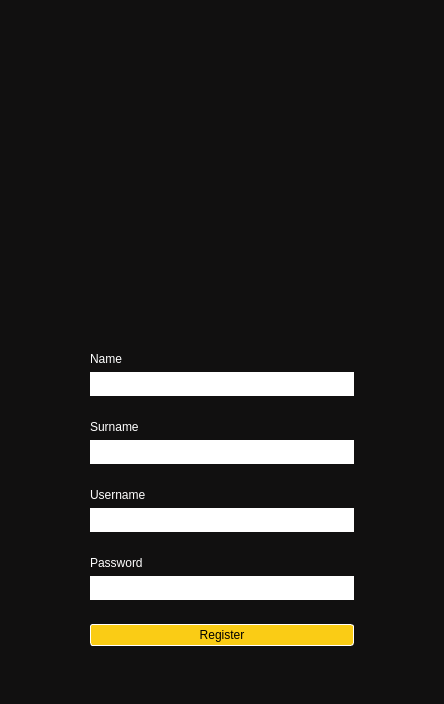
<?xml version="1.0" encoding="UTF-8"?>
<ui version="4.0">
 <class>RegisterPage</class>
 <widget class="QMainWindow" name="RegisterPage">
  <property name="geometry">
   <rect>
    <x>0</x>
    <y>0</y>
    <width>444</width>
    <height>704</height>
   </rect>
  </property>
  <property name="windowTitle">
   <string notr="true">Register - PowerWatch</string>
  </property>
  <property name="windowIcon">
   <iconset resource="ui.qrc">
    <normaloff>:/svg/powerwatch_logo.svg</normaloff>:/svg/powerwatch_logo.svg</iconset>
  </property>
  <property name="styleSheet">
   <string notr="true">* {
background-color: #111010;
color: white;
}</string>
  </property>
  <widget class="QWidget" name="centralwidget">
   <property name="styleSheet">
    <string notr="true">QPushButton { 
padding: 3px;
border-color: white;
border: 1px solid white;
color: black;
background-color: white;

}

QPushButton:enabled {
  background-color: #facc15; /* Yellow shade */
  color: black; /* Text color */
border-radius: 3px;
}

QPushButton:pressed {
	background-color: #facc15;
		color: #000000;
}


QPushButton:hover:!pressed {
		background-color: #eab308;
}

QPushButton:disabled {
		background-color: grey;
}</string>
   </property>
   <layout class="QVBoxLayout" name="verticalLayout_3">
    <item>
     <widget class="QFrame" name="frame">
      <property name="frameShadow">
       <enum>QFrame::Raised</enum>
      </property>
      <layout class="QVBoxLayout" name="verticalLayout_7">
       <item alignment="Qt::AlignHCenter|Qt::AlignVCenter">
        <widget class="QWidget" name="widgetHeader" native="true">
         <property name="minimumSize">
          <size>
           <width>400</width>
           <height>0</height>
          </size>
         </property>
         <layout class="QHBoxLayout" name="horizontalLayout_2">
          <item>
           <widget class="QLabel" name="labelLogo">
            <property name="sizePolicy">
             <sizepolicy hsizetype="Preferred" vsizetype="Preferred">
              <horstretch>0</horstretch>
              <verstretch>0</verstretch>
             </sizepolicy>
            </property>
            <property name="maximumSize">
             <size>
              <width>200</width>
              <height>200</height>
             </size>
            </property>
            <property name="text">
             <string/>
            </property>
            <property name="pixmap">
             <pixmap resource="ui.qrc">:/svg/powerwatch_logo.svg</pixmap>
            </property>
            <property name="scaledContents">
             <bool>true</bool>
            </property>
            <property name="alignment">
             <set>Qt::AlignCenter</set>
            </property>
           </widget>
          </item>
         </layout>
        </widget>
       </item>
       <item alignment="Qt::AlignHCenter|Qt::AlignTop">
        <widget class="QFrame" name="frameMain">
         <property name="minimumSize">
          <size>
           <width>300</width>
           <height>0</height>
          </size>
         </property>
         <property name="frameShadow">
          <enum>QFrame::Raised</enum>
         </property>
         <layout class="QVBoxLayout" name="verticalLayout_6">
          <item>
           <widget class="QFrame" name="frameName">
            <property name="frameShadow">
             <enum>QFrame::Raised</enum>
            </property>
            <layout class="QVBoxLayout" name="verticalLayout_5">
             <item>
              <widget class="QLabel" name="labelName">
               <property name="styleSheet">
                <string notr="true"/>
               </property>
               <property name="text">
                <string>Name</string>
               </property>
              </widget>
             </item>
             <item>
              <widget class="QLineEdit" name="inputName">
               <property name="sizePolicy">
                <sizepolicy hsizetype="Expanding" vsizetype="Minimum">
                 <horstretch>0</horstretch>
                 <verstretch>0</verstretch>
                </sizepolicy>
               </property>
               <property name="styleSheet">
                <string notr="true">padding: 4px;
color: black;
background-color: white;</string>
               </property>
               <property name="frame">
                <bool>false</bool>
               </property>
              </widget>
             </item>
            </layout>
           </widget>
          </item>
          <item>
           <widget class="QFrame" name="frameSurname">
            <property name="frameShadow">
             <enum>QFrame::Raised</enum>
            </property>
            <layout class="QVBoxLayout" name="verticalLayout_4">
             <item>
              <widget class="QLabel" name="labelSurname">
               <property name="styleSheet">
                <string notr="true"/>
               </property>
               <property name="text">
                <string>Surname</string>
               </property>
              </widget>
             </item>
             <item>
              <widget class="QLineEdit" name="inputSurname">
               <property name="sizePolicy">
                <sizepolicy hsizetype="Expanding" vsizetype="Minimum">
                 <horstretch>0</horstretch>
                 <verstretch>0</verstretch>
                </sizepolicy>
               </property>
               <property name="styleSheet">
                <string notr="true">padding: 4px;
color: black;
background-color: white;</string>
               </property>
               <property name="frame">
                <bool>false</bool>
               </property>
              </widget>
             </item>
            </layout>
           </widget>
          </item>
          <item>
           <widget class="QFrame" name="frameUsername">
            <property name="frameShadow">
             <enum>QFrame::Raised</enum>
            </property>
            <layout class="QVBoxLayout" name="verticalLayout">
             <item>
              <widget class="QLabel" name="labelUsername">
               <property name="styleSheet">
                <string notr="true"/>
               </property>
               <property name="text">
                <string>Username</string>
               </property>
              </widget>
             </item>
             <item>
              <widget class="QLineEdit" name="inputUsername">
               <property name="sizePolicy">
                <sizepolicy hsizetype="Expanding" vsizetype="Minimum">
                 <horstretch>0</horstretch>
                 <verstretch>0</verstretch>
                </sizepolicy>
               </property>
               <property name="styleSheet">
                <string notr="true">padding: 4px;
color: black;
background-color: white;</string>
               </property>
               <property name="text">
                <string/>
               </property>
               <property name="frame">
                <bool>false</bool>
               </property>
              </widget>
             </item>
            </layout>
           </widget>
          </item>
          <item>
           <widget class="QFrame" name="framePassword">
            <property name="frameShadow">
             <enum>QFrame::Raised</enum>
            </property>
            <layout class="QVBoxLayout" name="verticalLayout_2">
             <item>
              <widget class="QLabel" name="labelPassword">
               <property name="styleSheet">
                <string notr="true"/>
               </property>
               <property name="text">
                <string>Password</string>
               </property>
              </widget>
             </item>
             <item>
              <widget class="QLineEdit" name="inputPassword">
               <property name="sizePolicy">
                <sizepolicy hsizetype="Expanding" vsizetype="Minimum">
                 <horstretch>0</horstretch>
                 <verstretch>0</verstretch>
                </sizepolicy>
               </property>
               <property name="styleSheet">
                <string notr="true">padding: 4px;
color: black;
background-color: white;</string>
               </property>
               <property name="frame">
                <bool>false</bool>
               </property>
               <property name="echoMode">
                <enum>QLineEdit::Password</enum>
               </property>
              </widget>
             </item>
            </layout>
           </widget>
          </item>
          <item>
           <widget class="QFrame" name="frameButtons">
            <property name="frameShadow">
             <enum>QFrame::Raised</enum>
            </property>
            <layout class="QHBoxLayout" name="horizontalLayout">
             <item>
              <widget class="QPushButton" name="btnRegister">
               <property name="styleSheet">
                <string notr="true"/>
               </property>
               <property name="text">
                <string>Register</string>
               </property>
              </widget>
             </item>
            </layout>
           </widget>
          </item>
         </layout>
        </widget>
       </item>
      </layout>
     </widget>
    </item>
   </layout>
  </widget>
  <widget class="QMenuBar" name="menubar">
   <property name="geometry">
    <rect>
     <x>0</x>
     <y>0</y>
     <width>444</width>
     <height>26</height>
    </rect>
   </property>
  </widget>
  <widget class="QStatusBar" name="statusbar"/>
 </widget>
 <resources>
  <include location="ui.qrc"/>
  <include location="ui.qrc"/>
 </resources>
 <connections/>
</ui>
